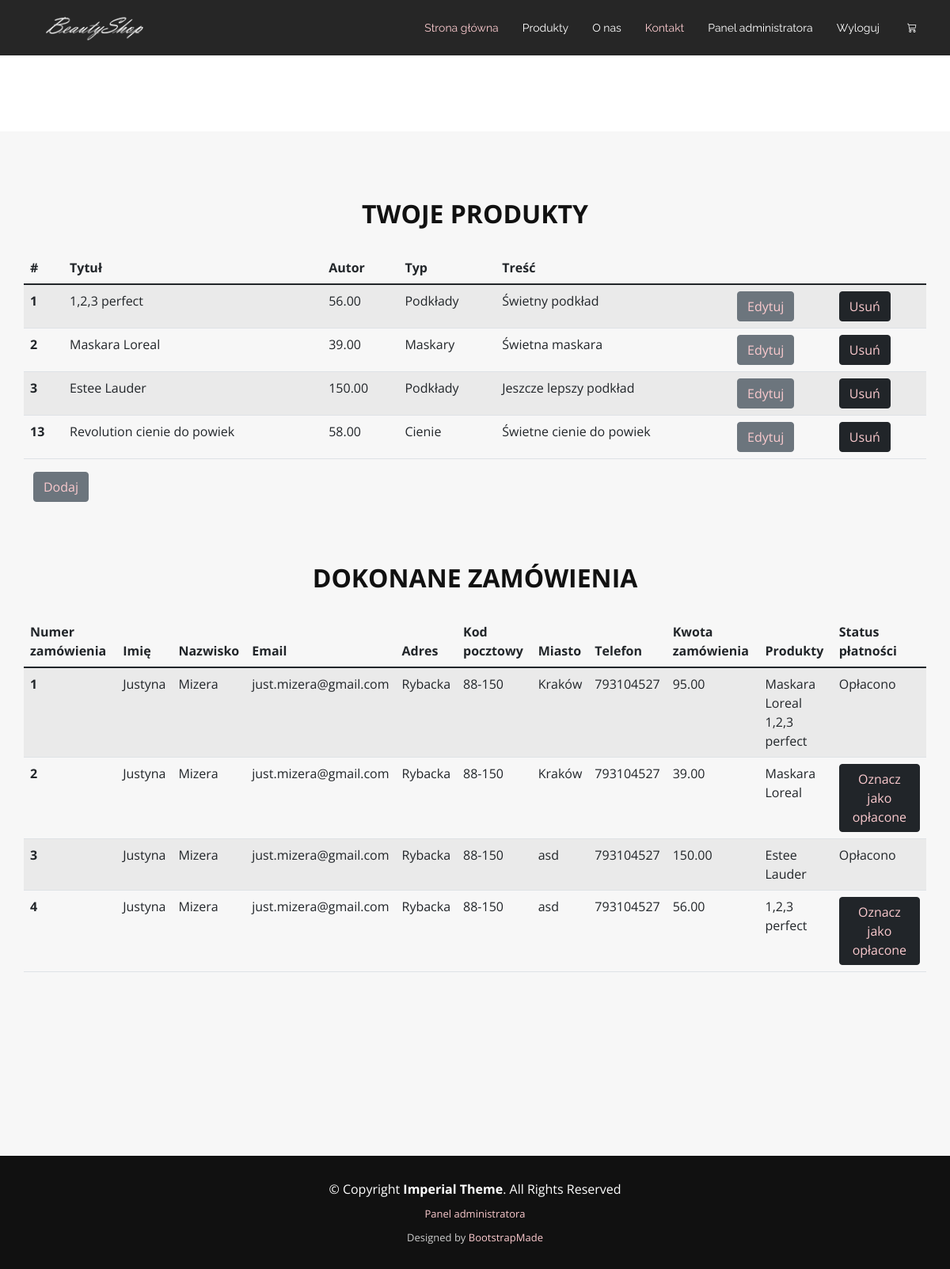
The app's page /strona_sprzedawcy/ (signed in) with its own data.
### product/models.py (models this page shows)
class Product(models.Model): #moja klasa dziedziczy z domyślej klasy models
        category = models.ForeignKey(Category,  blank=True, null=True, on_delete=models.CASCADE) #klucz obcy do kategorii
        title = models.CharField(max_length=255) #maksymalna długość 255
        description = models.TextField(blank=True, null=True) #może być pusty
        price = models.DecimalField(max_digits=6, decimal_places=2) # 2 miejsce po przecinku
        date_added = models.DateTimeField(auto_now_add=True) #dodaje się auktomatycznie
        image = models.ImageField(upload_to='static/img/uploads', blank=True, null=True)
        def __str__(self):
            return self.title # w bazie wyświetla się title na liście z produktami

class Category(models.Model): #moja klasa dziedziczy z domyślej klasy models
        title = models.CharField(max_length=255) #maksymalna długość 255
        def __str__(self):
            return self.title # w bazie wyświetla się title na liście z produktami

class Order(models.Model):
    first_name = models.CharField(max_length=100)
    last_name = models.CharField(max_length=100)
    email = models.CharField(max_length=100)
    address = models.CharField(max_length=100)
    zipcode = models.CharField(max_length=100)
    place = models.CharField(max_length=100)
    phone = models.CharField(max_length=100)
    created_at = models.DateTimeField(auto_now_add=True)
    paid_amount = models.DecimalField(max_digits=8, decimal_places=2)
    user_id = models.ForeignKey(settings.AUTH_USER_MODEL,  blank=True, null=True, on_delete=models.CASCADE)
    paid = models.BooleanField(default=False, blank=True)

class OrderItem(models.Model):
    order = models.ForeignKey(Order,on_delete=models.CASCADE)
    product_id = models.ForeignKey(Product,  blank=True, null=True, on_delete=models.CASCADE)

### product/views.py (the view)
# urls.py: path('strona_sprzedawcy/', vendor , name='vendor_site'),
def vendor(request):
    obj = Product.objects.all()
    ord = Order.objects.all()
    orditem = OrderItem.objects.all()
    kontekst = {
        'obiekt' : obj,
        'order' : ord,
        'orderitem' : orditem
    }
    return render(request, "vendor_site.html", kontekst)

### Templates/vendor_site.html (shortened to what this page needs)
{% extends 'base.html' %}
{% block content %}
{% if user.is_authenticated %}
{% if user.is_superuser %}
<br>
<br>
<br>
<br>
<section id="contact" class="contact">
    <div class="container">
        <div class="section-title">
            <span>Twoje produkty</span>
        </div>
        <br>
        <div class="row">
            <table class="table table-striped">
                <thead>
                    <tr>
                        <th scope="col">#</th>
                        <th scope="col">Tytuł</th>
                        <th scope="col">Autor</th>
                        <th scope="col">Typ</th>
                        <th scope="col">Treść</th>
                        <th scope="col"></th>
                        <th scope="col"></th>
                    </tr>
                </thead>
                <tbody>
                    {% for prod in obiekt %}
                    <tr>
                        <th scope="row">{{ prod.id }}</th>
                        <td>{{ prod.title }}</td>
                        <td>{{ prod.price }}</td>
                        <td>{{ prod.category }}</td>
                        <td>{{ prod.description }}</td>
                        <td><button class="btn btn-secondary"> <a
                                    href="{% url 'edit_site' id=prod.id%}">Edytuj</a></button>
                        </td>
                        <td><button class="btn btn-dark"><a href="{% url 'delete_site' id=prod.id%}">Usuń</a></button>
                        </td>
                    </tr>
                    {% endfor %}
                </tbody>
            </table>
        </div>
        <button class="btn btn-secondary"><a href="{% url 'add_site' %}">Dodaj</a></button>
        <br><br><br><br>
    </div>
    <div class="container">
        <div class="section-title">
            <span>Dokonane zamówienia</span>
        </div>
        <br>
        <div class="row">
            <table class="table table-striped">
                <thead>
                    <tr>
                        <th scope="col">Numer zamówienia</th>
                        <th scope="col">Imię</th>
                        <th scope="col">Nazwisko</th>
                        <th scope="col">Email</th>
                        <th scope="col">Adres</th>
                        <th scope="col">Kod pocztowy</th>
                        <th scope="col">Miasto</th>
                        <th scope="col">Telefon</th>
                        <th scope="col">Kwota zamówienia</th>
                        <th scope="col">Produkty</th>
                        <th scope="col">Status płatności</th>
                    </tr>
                </thead>
                <tbody>
                    {% for prod in order %}
                    <tr>
                        <th scope="row">{{ prod.id }}</th>
                        <td>{{ prod.first_name }}</td>
                        <td>{{ prod.last_name }}</td>
                        <td>{{ prod.email }}</td>
                        <td>{{ prod.address }}</td>
                        <td>{{ prod.zipcode }}</td>
                        <td>{{ prod.place }}</td>
                        <td>{{ prod.phone }}</td>
                        <td>{{ prod.paid_amount }}</td>
                        <td>{% for item in orderitem %}
                            {% if prod.id == item.order.id %}
                            {{item.product_id}}
                            <br>
                            {% endif %}
                            {% endfor %}
                        </td>
                        {% if prod.paid == False %}
                        <td><button class="btn btn-dark"><a href="{% url 'edit_order' id=prod.id%}">Oznacz jako
                                    opłacone</a></button>
                        </td>
                        {% else %}
                        <td>Opłacono</td>
                        {% endif %}
                    </tr>
                    {% endfor %}
                </tbody>
            </table>
        </div>
        <br><br><br><br>
    </div>
</section>
{% endif %}
{% else %}
<div class="container" style="height: 550px;">
    <br><br><br><br>
    <p>Przykro nam... ale niestety nie masz uprawnień administratora. Tylko administrator ma dostęp do tej strony.</p>
</div>
{% endif %}
{% endblock %}

### Templates/base.html (shortened to what this page needs)
{% load static %}
<!DOCTYPE html>
<html lang="en">
<head>
    <link href="{% static '/vendor/aos/aos.css' %}" rel="stylesheet">
    <link href="{% static '/vendor/bootstrap/css/bootstrap.min.css' %}" rel="stylesheet">
    <link href="{% static '/vendor/bootstrap-icons/bootstrap-icons.css' %}" rel="stylesheet">
    <link href="{% static '/vendor/glightbox/css/glightbox.min.css' %}" rel="stylesheet">
    <link href="{% static '/vendor/swiper/swiper-bundle.min.css' %}" rel="stylesheet">
    <link href="{% static '/css/style.css' %}" rel="stylesheet">
</head>
<body>
    <header id="header" class="d-flex align-items-center">
        <div class="container d-flex align-items-center justify-content-between">
            <a href="{% url 'home' %}" class="logo mr-auto"><img src="{% static '/img/logo.png' %}" alt=""></a>
            <nav id="navbar" class="navbar">
                <ul>
                    <li><a class="nav-link scrollto active" href="/">Strona główna</a></li>
                    <li><a class="nav-link scrollto " href="{% url 'home' %}#portfolio">Produkty</a></li>
                    <li><a class="nav-link scrollto" href="#about">O nas</a></li>
                    <li><a class="nav-link scrollto " href="{% url 'home' %}#contact">Kontakt</a></li>
                    {% if user.is_authenticated %}
                    {% if user.is_superuser %}
                    <li><a class="nav-link scrollto" href="{% url 'vendor_site'%}">Panel administratora</a></li>
                    {% endif %}
                    <li><a class="nav-link scrollto" href="{% url 'logout' %}">Wyloguj</a></li>
                    <li><a class="nav-link scrollto" href="{% url 'user_cart' %}"><i class="bi bi-cart3"></i></a></li>
                    {% else %}
                    <li><a class="nav-link scrollto" href="{% url 'register_user' %}">Zarejestruj</a></li>
                    <li><a class="nav-link scrollto" href="{% url 'login' %}">Zaloguj</a></li>
                    {% endif %}
                </ul>
            </nav>
        </div>
    </header>
    <main id="main">
        {% block content %}
        {% endblock %}
    </main>
    <footer id="footer">
        <div class="container">
            <div class="row">
                <div class="col-md-12">
                    <div class="copyright">
                        &copy; Copyright <strong>Imperial Theme</strong>. All Rights Reserved
                    </div>
                    {% if user.is_authenticated %}
                    {% if user.is_superuser %}
                    <div class="credits"><a href="{% url 'vendor_site'%}">Panel administratora</a></div>
                    {% endif %}
                    {% endif %}
                    <div class="credits">
                        Designed by <a href="https://bootstrapmade.com/">BootstrapMade</a>
                    </div>
                </div>
            </div>
        </div>
    </footer>
</body>
</html>

### static/css/style.css (style rules this page uses)
body { background: #fff; color: #666666; font-family: "Open Sans", sans-serif; }
a { text-decoration: none; color: #fbcace; transition: 0.5s; }
#header { background: #0d0d0d; transition: all 0.5s; z-index: 997; height: 70px; }
#header.fixed-top { background: rgba(0, 0, 0, 0.85); }
#header .logo { font-size: 30px; margin: 0; padding: 0; line-height: 1; font-weight: 400; letter-spacing: 2px; text-transform: uppercase; }
#header .logo img { height: 50px; }
.scrolled-offset { margin-top: 70px; }
.navbar { padding: 0; }
.navbar ul { margin: 0; padding: 0; display: flex; list-style: none; align-items: center; }
.navbar li { position: relative; }
.navbar a, .navbar a:focus { display: flex; align-items: center; justify-content: space-between; padding: 10px 0 10px 30px; font-family: "Raleway", sans-serif; font-size: 14px; color: #fff; white-space: nowrap; transition: 0.3s; }
.navbar a i, .navbar a:focus i { font-size: 12px; line-height: 0; margin-left: 5px; }
.navbar a:hover, .navbar .active, .navbar .active:focus, .navbar li:hover>a { color: #fbcace; }
section { overflow: hidden; }
.section-title { font-size: 32px; color: #111; text-transform: uppercase; text-align: center; font-weight: 700; }
#contact { background: #f7f7f7; padding: 80px 0 120px 0; }
#footer { background: #111; padding: 30px 0; color: #fff; }
#footer .copyright { text-align: center; }
#footer .credits { padding-top: 10px; text-align: center; font-size: 13px; color: #ccc; }

### records on screen
Product: id "1", title "1,2,3 perfect", price "56.00", category "Podkłady", description "Świetny podkład"
Product: id "2", title "Maskara Loreal", price "39.00", category "Maskary", description "Świetna maskara"
Product: id "3", title "Estee Lauder", price "150.00", category "Podkłady", description "Jeszcze lepszy podkład"
Product: id "13", title "Revolution cienie do powiek", price "58.00", category "Cienie", description "Świetne cienie do powiek"
Order: id "1", first_name "Justyna", last_name "Mizera", email "just.mizera@gmail.com", address "Rybacka", zipcode "88-150", place "Kraków", phone "793104527", paid_amount "95.00", paid "Opłacono"
OrderItem: product_id "Maskara Loreal"
OrderItem: product_id "1,2,3 perfect"
Order: id "2", first_name "Justyna", last_name "Mizera", email "just.mizera@gmail.com", address "Rybacka", zipcode "88-150", place "Kraków", phone "793104527", paid_amount "39.00", paid "Oznacz jako opłacone"
OrderItem: product_id "Maskara Loreal"
Order: id "3", first_name "Justyna", last_name "Mizera", email "just.mizera@gmail.com", address "Rybacka", zipcode "88-150", place "asd", phone "793104527", paid_amount "150.00", paid "Opłacono"
OrderItem: product_id "Estee Lauder"
Order: id "4", first_name "Justyna", last_name "Mizera", email "just.mizera@gmail.com", address "Rybacka", zipcode "88-150", place "asd", phone "793104527", paid_amount "56.00", paid "Oznacz jako opłacone"
OrderItem: product_id "1,2,3 perfect"
